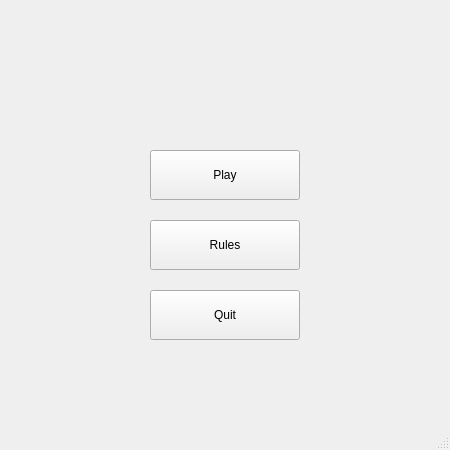
<?xml version="1.0" encoding="UTF-8"?>
<ui version="4.0">
 <class>Menu</class>
 <widget class="QMainWindow" name="Menu">
  <property name="geometry">
   <rect>
    <x>0</x>
    <y>0</y>
    <width>450</width>
    <height>450</height>
   </rect>
  </property>
  <property name="windowTitle">
   <string>MainWindow</string>
  </property>
  <widget class="QWidget" name="centralwidget">
   <widget class="QPushButton" name="playButton">
    <property name="geometry">
     <rect>
      <x>150</x>
      <y>150</y>
      <width>150</width>
      <height>50</height>
     </rect>
    </property>
    <property name="text">
     <string>Play</string>
    </property>
   </widget>
   <widget class="QPushButton" name="rulesButton">
    <property name="geometry">
     <rect>
      <x>150</x>
      <y>220</y>
      <width>150</width>
      <height>50</height>
     </rect>
    </property>
    <property name="text">
     <string>Rules</string>
    </property>
   </widget>
   <widget class="QPushButton" name="quitButton">
    <property name="geometry">
     <rect>
      <x>150</x>
      <y>290</y>
      <width>150</width>
      <height>50</height>
     </rect>
    </property>
    <property name="text">
     <string>Quit</string>
    </property>
   </widget>
  </widget>
  <widget class="QMenuBar" name="menubar">
   <property name="geometry">
    <rect>
     <x>0</x>
     <y>0</y>
     <width>450</width>
     <height>21</height>
    </rect>
   </property>
  </widget>
  <widget class="QStatusBar" name="statusbar"/>
 </widget>
 <resources/>
 <connections/>
</ui>
